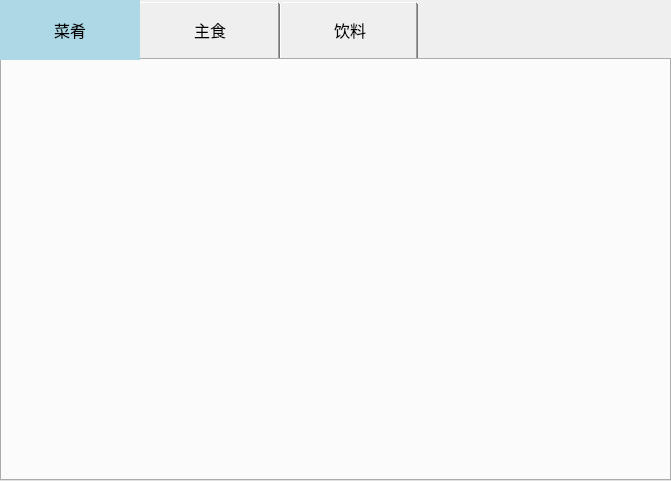
<?xml version="1.0" encoding="UTF-8"?>
<ui version="4.0">
 <class>dishes</class>
 <widget class="QWidget" name="dishes">
  <property name="geometry">
   <rect>
    <x>0</x>
    <y>0</y>
    <width>671</width>
    <height>481</height>
   </rect>
  </property>
  <property name="windowTitle">
   <string>Form</string>
  </property>
  <widget class="QTabWidget" name="tabWidget">
   <property name="geometry">
    <rect>
     <x>0</x>
     <y>0</y>
     <width>671</width>
     <height>481</height>
    </rect>
   </property>
   <property name="styleSheet">
    <string notr="true">QTabBar::tab {
            height: 40px;
            width: 120px;
            font-size: 16px;
            padding: 10px;
        }
        QTabBar::tab:selected {
          background: lightblue;
        }
        QTabBar::tab:hover {
           background: lightgray;
        }</string>
   </property>
   <property name="currentIndex">
    <number>0</number>
   </property>
   <property name="iconSize">
    <size>
     <width>16</width>
     <height>16</height>
    </size>
   </property>
   <property name="elideMode">
    <enum>Qt::ElideLeft</enum>
   </property>
   <widget class="QWidget" name="tab">
    <attribute name="title">
     <string>菜肴</string>
    </attribute>
    <widget class="menu" name="widget" native="true">
     <property name="geometry">
      <rect>
       <x>30</x>
       <y>10</y>
       <width>151</width>
       <height>191</height>
      </rect>
     </property>
    </widget>
    <widget class="menu" name="widget_2" native="true">
     <property name="geometry">
      <rect>
       <x>240</x>
       <y>10</y>
       <width>151</width>
       <height>191</height>
      </rect>
     </property>
    </widget>
    <widget class="menu" name="widget_3" native="true">
     <property name="geometry">
      <rect>
       <x>450</x>
       <y>10</y>
       <width>151</width>
       <height>191</height>
      </rect>
     </property>
    </widget>
    <widget class="menu" name="widget_4" native="true">
     <property name="geometry">
      <rect>
       <x>30</x>
       <y>220</y>
       <width>151</width>
       <height>191</height>
      </rect>
     </property>
    </widget>
    <widget class="menu" name="widget_5" native="true">
     <property name="geometry">
      <rect>
       <x>240</x>
       <y>220</y>
       <width>151</width>
       <height>191</height>
      </rect>
     </property>
    </widget>
    <widget class="menu" name="widget_6" native="true">
     <property name="geometry">
      <rect>
       <x>450</x>
       <y>220</y>
       <width>151</width>
       <height>191</height>
      </rect>
     </property>
    </widget>
   </widget>
   <widget class="QWidget" name="tab_2">
    <attribute name="title">
     <string>主食</string>
    </attribute>
    <widget class="menu" name="widget_7" native="true">
     <property name="geometry">
      <rect>
       <x>20</x>
       <y>30</y>
       <width>131</width>
       <height>181</height>
      </rect>
     </property>
    </widget>
    <widget class="menu" name="widget_8" native="true">
     <property name="geometry">
      <rect>
       <x>260</x>
       <y>30</y>
       <width>131</width>
       <height>181</height>
      </rect>
     </property>
    </widget>
    <widget class="menu" name="widget_9" native="true">
     <property name="geometry">
      <rect>
       <x>460</x>
       <y>30</y>
       <width>131</width>
       <height>181</height>
      </rect>
     </property>
    </widget>
    <widget class="menu" name="widget_10" native="true">
     <property name="geometry">
      <rect>
       <x>20</x>
       <y>230</y>
       <width>131</width>
       <height>181</height>
      </rect>
     </property>
    </widget>
   </widget>
   <widget class="QWidget" name="tab_3">
    <attribute name="title">
     <string>饮料</string>
    </attribute>
    <widget class="menu" name="widget_11" native="true">
     <property name="geometry">
      <rect>
       <x>30</x>
       <y>110</y>
       <width>131</width>
       <height>181</height>
      </rect>
     </property>
    </widget>
    <widget class="menu" name="widget_12" native="true">
     <property name="geometry">
      <rect>
       <x>230</x>
       <y>110</y>
       <width>131</width>
       <height>181</height>
      </rect>
     </property>
    </widget>
    <widget class="menu" name="widget_13" native="true">
     <property name="geometry">
      <rect>
       <x>460</x>
       <y>110</y>
       <width>131</width>
       <height>181</height>
      </rect>
     </property>
    </widget>
   </widget>
  </widget>
 </widget>
 <customwidgets>
  <customwidget>
   <class>menu</class>
   <extends>QWidget</extends>
   <header location="global">menu.h</header>
   <container>1</container>
  </customwidget>
 </customwidgets>
 <resources/>
 <connections/>
</ui>
